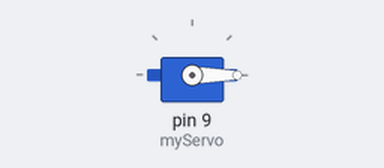
A sketch run on a simulated Arduino Uno, built with avr-gcc and run on an emulated ATmega328P. Shown: servo. At 2.0 s the program stops and its outputs stay as they are.

Above: at 0.1 s.
At 2.1 s:
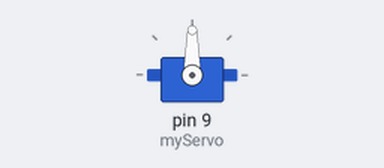
Timing chart, 0 to 3.5 s (numbered marks = the images above):
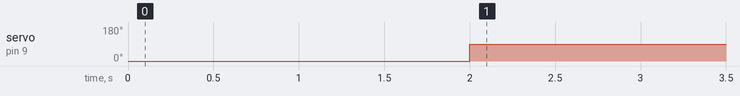

The sketch:

ServoGC.ino
```cpp
#include <Servo.h>

/*Servo myServo;

void setup() {
  myServo.attach(9); // connect to the PWM pin you used
  myServo.write(90); // set to center position
}

void loop() {
  myServo.write(0);   // turn to 0°
  delay(1000);
  myServo.write(180); // turn to 180°
  delay(1000);
  myServo.write(360);
   delay(1000);
  myServo.write(720);
   delay(1000);
  myServo.write(1080);
   delay(1000);
}
*/
Servo myServo;

void setup() {
  myServo.attach(9);
}

void loop() {
  myServo.write(0);      // rotate in one direction
  delay(2000);           // adjust this time to match 2 full spins
  myServo.write(90);     // stop
  while(true);           // stop running
}
```

Measured:
- by itself, servo on pin 9 (myServo): 0° → 90° at 2.0 s
